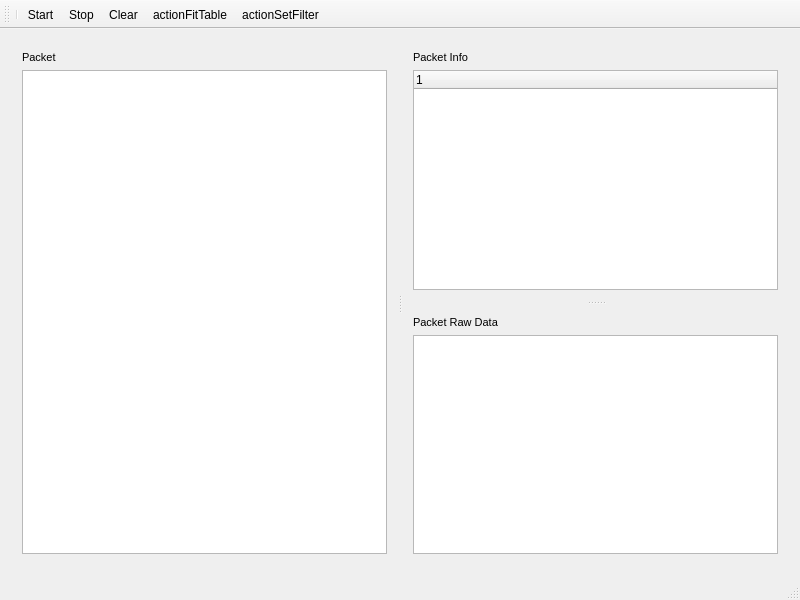
<?xml version="1.0" encoding="UTF-8"?>
<ui version="4.0">
 <class>MainWindow</class>
 <widget class="QMainWindow" name="MainWindow">
  <property name="geometry">
   <rect>
    <x>0</x>
    <y>0</y>
    <width>800</width>
    <height>600</height>
   </rect>
  </property>
  <property name="sizePolicy">
   <sizepolicy hsizetype="Expanding" vsizetype="Preferred">
    <horstretch>0</horstretch>
    <verstretch>0</verstretch>
   </sizepolicy>
  </property>
  <property name="windowTitle">
   <string>WirePuffer</string>
  </property>
  <widget class="QWidget" name="centralWidget">
   <layout class="QHBoxLayout" name="horizontalLayout">
    <item>
     <widget class="QSplitter" name="mainSplitter">
      <property name="sizePolicy">
       <sizepolicy hsizetype="Preferred" vsizetype="Preferred">
        <horstretch>0</horstretch>
        <verstretch>0</verstretch>
       </sizepolicy>
      </property>
      <property name="orientation">
       <enum>Qt::Horizontal</enum>
      </property>
      <widget class="QWidget" name="layoutWidget">
       <layout class="QVBoxLayout" name="verticalLayout_3">
        <item>
         <widget class="QLabel" name="packetLabel">
          <property name="font">
           <font>
            <pointsize>8</pointsize>
           </font>
          </property>
          <property name="text">
           <string>Packet</string>
          </property>
         </widget>
        </item>
        <item>
         <widget class="QTableView" name="packetTableView">
          <property name="cursor" stdset="0">
           <cursorShape>ArrowCursor</cursorShape>
          </property>
          <property name="styleSheet">
           <string notr="true">gridline-color:black;</string>
          </property>
          <property name="sortingEnabled">
           <bool>true</bool>
          </property>
          <attribute name="horizontalHeaderStretchLastSection">
           <bool>true</bool>
          </attribute>
         </widget>
        </item>
       </layout>
      </widget>
      <widget class="QSplitter" name="splitter">
       <property name="sizePolicy">
        <sizepolicy hsizetype="Ignored" vsizetype="Preferred">
         <horstretch>0</horstretch>
         <verstretch>0</verstretch>
        </sizepolicy>
       </property>
       <property name="orientation">
        <enum>Qt::Vertical</enum>
       </property>
       <widget class="QWidget" name="layoutWidget">
        <layout class="QVBoxLayout" name="verticalLayout">
         <item>
          <widget class="QLabel" name="packetInfoLabel">
           <property name="font">
            <font>
             <pointsize>8</pointsize>
            </font>
           </property>
           <property name="text">
            <string>Packet Info</string>
           </property>
          </widget>
         </item>
         <item>
          <widget class="QTreeWidget" name="packetInfoTree">
           <column>
            <property name="text">
             <string notr="true">1</string>
            </property>
           </column>
          </widget>
         </item>
        </layout>
       </widget>
       <widget class="QWidget" name="layoutWidget">
        <layout class="QVBoxLayout" name="verticalLayout_2">
         <item>
          <widget class="QLabel" name="packetRawLabel">
           <property name="font">
            <font>
             <pointsize>8</pointsize>
            </font>
           </property>
           <property name="text">
            <string>Packet Raw Data</string>
           </property>
          </widget>
         </item>
         <item>
          <widget class="QPlainTextEdit" name="packetRawTextEdit">
           <property name="enabled">
            <bool>true</bool>
           </property>
           <property name="sizePolicy">
            <sizepolicy hsizetype="Preferred" vsizetype="Expanding">
             <horstretch>0</horstretch>
             <verstretch>0</verstretch>
            </sizepolicy>
           </property>
           <property name="font">
            <font>
             <family>Noto Sans Mono</family>
             <pointsize>10</pointsize>
            </font>
           </property>
           <property name="readOnly">
            <bool>true</bool>
           </property>
          </widget>
         </item>
        </layout>
       </widget>
      </widget>
     </widget>
    </item>
   </layout>
  </widget>
  <widget class="QToolBar" name="mainToolBar">
   <property name="movable">
    <bool>true</bool>
   </property>
   <property name="iconSize">
    <size>
     <width>16</width>
     <height>16</height>
    </size>
   </property>
   <property name="floatable">
    <bool>false</bool>
   </property>
   <attribute name="toolBarArea">
    <enum>TopToolBarArea</enum>
   </attribute>
   <attribute name="toolBarBreak">
    <bool>false</bool>
   </attribute>
   <addaction name="separator"/>
   <addaction name="actionStart"/>
   <addaction name="actionStop"/>
   <addaction name="actionClear"/>
   <addaction name="actionactionFitTable"/>
   <addaction name="actionactionSetFilter"/>
  </widget>
  <widget class="QStatusBar" name="statusBar">
   <property name="font">
    <font>
     <pointsize>12</pointsize>
    </font>
   </property>
  </widget>
  <action name="actionStart">
   <property name="icon">
    <iconset resource="resources.qrc">
     <normaloff>:/icons/play_button.png</normaloff>:/icons/play_button.png</iconset>
   </property>
   <property name="text">
    <string>Start</string>
   </property>
   <property name="toolTip">
    <string>start capture</string>
   </property>
   <property name="shortcut">
    <string>Ctrl+Space</string>
   </property>
  </action>
  <action name="actionStop">
   <property name="icon">
    <iconset resource="resources.qrc">
     <normaloff>:/icons/stop_button.png</normaloff>:/icons/stop_button.png</iconset>
   </property>
   <property name="text">
    <string>Stop</string>
   </property>
   <property name="toolTip">
    <string>stop capture</string>
   </property>
   <property name="shortcut">
    <string>Ctrl+P</string>
   </property>
  </action>
  <action name="actionClear">
   <property name="icon">
    <iconset resource="resources.qrc">
     <normaloff>:/icons/clear_button.png</normaloff>:/icons/clear_button.png</iconset>
   </property>
   <property name="text">
    <string>Clear</string>
   </property>
   <property name="toolTip">
    <string>clear captured packets</string>
   </property>
   <property name="shortcut">
    <string>Ctrl+X</string>
   </property>
  </action>
  <action name="actionactionFitTable">
   <property name="icon">
    <iconset resource="resources.qrc">
     <normaloff>:/icons/fit_columns.png</normaloff>:/icons/fit_columns.png</iconset>
   </property>
   <property name="text">
    <string>actionFitTable</string>
   </property>
   <property name="toolTip">
    <string>resize table columns to fit content</string>
   </property>
  </action>
  <action name="actionactionSetFilter">
   <property name="icon">
    <iconset resource="resources.qrc">
     <normaloff>:/icons/filter.png</normaloff>:/icons/filter.png</iconset>
   </property>
   <property name="text">
    <string>actionSetFilter</string>
   </property>
   <property name="toolTip">
    <string>Set Caputure Filter</string>
   </property>
  </action>
 </widget>
 <layoutdefault spacing="6" margin="11"/>
 <resources>
  <include location="resources.qrc"/>
 </resources>
 <connections/>
</ui>
